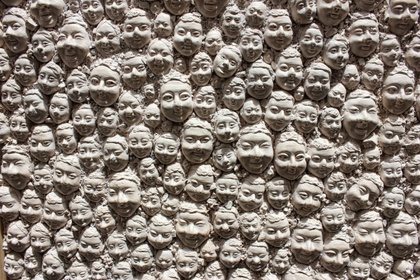
%> input picture Faces.jpg, 420 x 280 px, shrunk from 620 x 413 before the run
$ octave q6.m   (GNU Octave 9; MATLAB toolbox functions it lacks are replaced by stand-ins)
%> lines starting %> are read from the running program, lines starting %| are printed output that depends on the picture; in (x1, y1, x2, y2) boxes, pixels count from 0 and x2, y2 are one past the last pixel; in counts of white or black regions, pixels touching at a corner belong together; the program's own positions count from 1
close all; clear all;

A = imread('Faces.jpg');
%> A is the input picture: size 280x420x3 uint8; mean R, G, B 135.7, 124.9, 115.9
B = imread('F1.jpg');
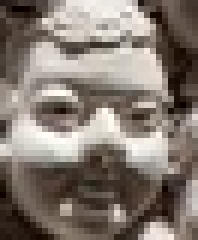
%> input picture F1.jpg, 33 x 40 px, shrunk from 49 x 59 before the run (shown 6 times larger)
%> B is the input picture: size 40x33x3 uint8; mean R, G, B 131.9, 121.5, 112.9

[X Y Rows Cols] = find(A,B);

figure;
subplot(1,3,[1,2]);
imshow(A);
title('Faces.jpg');
subplot(1,3,3);
imshow(B);
title('F1.jpg');

drawRectangle(A,X,Y,Rows,Cols);

function drawRectangle(Image,X,Y,Rows,Cols)
    size(Image)
    color = [255,0,0];
    for i = X:X+Rows
        for k = 1:3
            Image(i,Y,k) = color(k);
            Image(i,Y+Cols,k) = color(k);
        end
    end

    for j = Y:Y+Cols
        for k = 1:3
            Image(X,j,k) = color(k);
            Image(X+Rows,j,k) = color(k);
        end
    end

    figure;
    imshow(Image);
    title('Face Detected!');
end

function [ret_x ret_y ret_rows ret_cols] = find(A,B)
% function returns pixel frame of A which is most similar to B
    A = rgb2gray(A);
%> A: size 280x420 uint8
    B = rgb2gray(B);
%> B: size 40x33 uint8
    [A_rows A_cols] = size(A);
%> A_rows = 280; A_cols = 420
    [B_rows B_cols] = size(B);
%> B_rows = 40; B_cols = 33
    coefs_rows = A_rows - B_rows + 1;
%> coefs_rows = 241
    coefs_cols = A_cols - B_cols + 1;
%> coefs_cols = 388
    coefs = zeros(coefs_rows, coefs_cols);
    ret = 0;
    for i = 1:coefs_rows
        for j = 1:coefs_cols
            coefs(i,j) = my_corr(A(i:i+B_rows-1,j:j+B_cols-1),B);
        end
    end
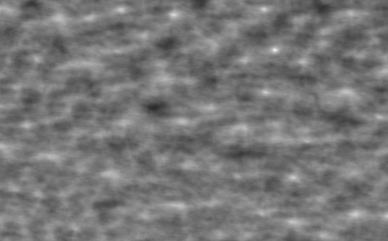
%> coefs: size 241x388 double; min 0.165, max 0.938, mean 0.468
    [max_val, max_index] = max(coefs(:));
%> max_val = 0.938; max_index = 66084
    [ret_x ret_y] = ind2sub(size(coefs),max_index);
%> ret_x = 50; ret_y = 275
    [ret_rows ret_cols] = size(B);
%> ret_rows = 40; ret_cols = 33
%> `[X Y Rows Cols] = find(A,B);`: X = 50; Y = 275; Rows = 40; Cols = 33
%> the loop in drawRectangle, `for i = X:X+Rows` made 41 passes
%> after the loop in drawRectangle, `for i = X:X+Rows`: Image: size 280x420x3 uint8; 0.07% of pixels changed, all inside (x1, y1, x2, y2) = (274, 49, 308, 90)
%> the loop in drawRectangle, `for j = Y:Y+Cols` made 34 passes
%> after the loop in drawRectangle, `for j = Y:Y+Cols`:
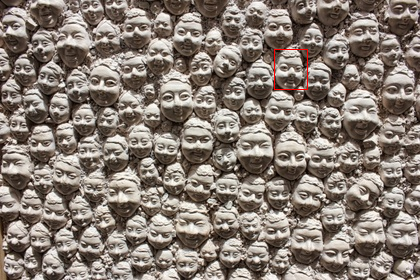
%> Image: size 280x420x3 uint8; mean R, G, B 135.9, 124.7, 115.8
end

function ret = my_corr(A,B)
    A = A - mean2(A);
    B = B - mean2(B);
    numerator = sum(sum(A.*B));
    denominator = sum(sum(A.*A))*sum(sum(B.*B));
    ret = numerator/sqrt(denominator);
end
